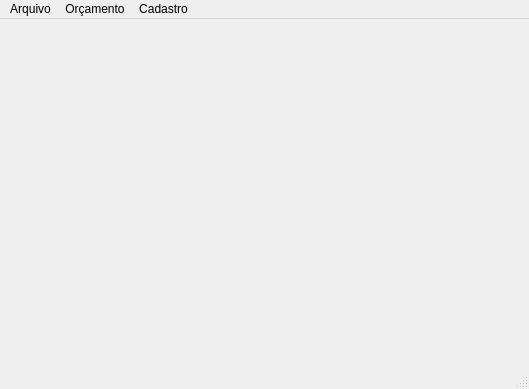
<?xml version="1.0" encoding="UTF-8"?>
<ui version="4.0">
 <class>MainWindow</class>
 <widget class="QMainWindow" name="MainWindow">
  <property name="geometry">
   <rect>
    <x>0</x>
    <y>0</y>
    <width>529</width>
    <height>389</height>
   </rect>
  </property>
  <property name="windowTitle">
   <string>TemperCalc - Software Para Calculos de Vidros Temperados</string>
  </property>
  <widget class="QWidget" name="centralwidget"/>
  <widget class="QMenuBar" name="menubar">
   <property name="geometry">
    <rect>
     <x>0</x>
     <y>0</y>
     <width>529</width>
     <height>21</height>
    </rect>
   </property>
   <widget class="QMenu" name="menuArquivo">
    <property name="title">
     <string>Arquivo</string>
    </property>
    <addaction name="actionSair"/>
   </widget>
   <widget class="QMenu" name="menuOrcamento">
    <property name="title">
     <string>Orçamento</string>
    </property>
    <addaction name="actionVidros_Fixos"/>
   </widget>
   <widget class="QMenu" name="menuCadastro">
    <property name="title">
     <string>Cadastro</string>
    </property>
    <addaction name="actionCadastro_de_vidros"/>
    <addaction name="actionCadastro_de_Aluminios"/>
    <addaction name="actionCadastro_de_Acessorios"/>
   </widget>
   <addaction name="menuArquivo"/>
   <addaction name="menuOrcamento"/>
   <addaction name="menuCadastro"/>
  </widget>
  <widget class="QStatusBar" name="statusbar"/>
  <action name="actionSair">
   <property name="text">
    <string>Sair</string>
   </property>
  </action>
  <action name="actionCadastro_de_vidros">
   <property name="text">
    <string>Cadastro de Vidros</string>
   </property>
  </action>
  <action name="actionCadastro_de_Aluminios">
   <property name="text">
    <string>Cadastro de Alumínios</string>
   </property>
  </action>
  <action name="actionCadastro_de_Acessorios">
   <property name="text">
    <string>Cadastro de Acessórios</string>
   </property>
  </action>
  <action name="action08mm">
   <property name="text">
    <string>08mm</string>
   </property>
  </action>
  <action name="action10mm">
   <property name="text">
    <string>10mm</string>
   </property>
  </action>
  <action name="actionVidros_Fixos">
   <property name="text">
    <string>Vidros Fixos</string>
   </property>
  </action>
 </widget>
 <resources/>
 <connections/>
</ui>
